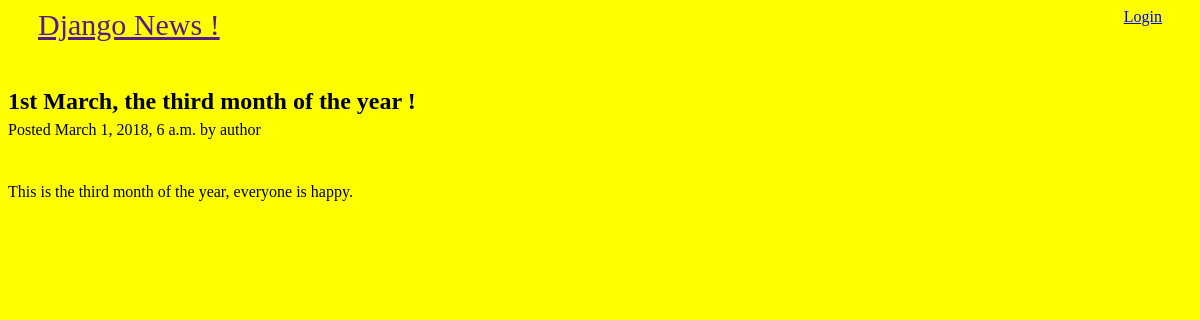
/topics/1st-march, run on the app's committed database.
### topics/models.py (models this page shows, shortened)
class Topic(models.Model):
    published_at = models.DateTimeField(blank=False, null=False)
    title = models.CharField(blank=False, null=False, max_length=100)
    slug = models.CharField(blank=False, null=False, max_length=100)
    content = models.TextField(blank=False, null=False)
    class Meta:
        db_table = 'topics'
        ordering = ['published_at']

### topics/views.py (the view)
# urls.py: path('<str:slug>', views.detail_topic, name='detail_topic')
def detail_topic(request, slug=''):
    try:
        assert len(slug) > 0
        res = Topic.objects.filter(slug=slug)
        assert len(res) == 1
    except AssertionError:
        raise Http404("Article Not Found !")
    topic = res[0]
    return render(request, 'topics/detail.html',{
            'title': topic.title,
            'published_at': topic.published_at ,
            'content': topic.content})

### djangonews/templates/topics/detail.html (shortened to what this page needs)
{% extends 'base.html' %}
{% block content %}
<article class="topic-detail">
    <header>
        <h1 class="title">{{ title }}</h1>
        <div class="detail">
            <span class="date">Posted {{ published_at}} by author</span>
        </div>
    </header>
    <div class="content">
        <p>
        {{ content }}
        </p>
    </div>
</article>
{% endblock %}

### topics/static/topics/styles/main.css (style rules this page uses)
body { background-color: yellow; }
header { height: 60px; }
.topic-detail header .title { margin-bottom: 6px; }
.topic-detail header .detail span { display: block; }
.topic-detail .content { margin-top: 35px; }

### data on the page
Topic: title "1st March, the third month of the year !", published_at "March 1, 2018, 6 a.m.", content "This is the third month of the year, everyone is happy."
